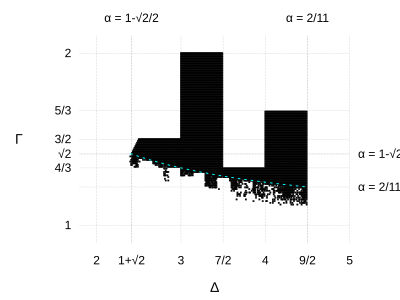

Here is the gnuplot script that generated this plot:
set terminal svg size 400,300 dynamic

set xlabel "Δ" font ",14" offset 0,0
set ylabel "Γ" font ",14" offset 0,0 rotate by 0

set tmargin
set lmargin
set bmargin
set rmargin 6

set style line 1000 dashtype 3 lw 0.5 pt 1 ps 0 lc "#aaaaaa"

set ytics ("1" 1, "2" 2, "5/3" 5./3, "3/2" 1.5, "√2" sqrt(2), "4/3" 4./3.)
set xtics ("2" 2, "1+√2" 1.+sqrt(2), "3" 3, "7/2" 3.5, "4/3" 4./3., "4" 4, "9/2" 4.5, "5" 5)

set y2tics ("α = 2/11" 11./9, "α = 1-√2/2" sqrt(2))
set x2tics ("α = 2/11"  9./2, "α = 1-√2/2" 1.+sqrt(2))

set grid ytics back ls 1000
set grid xtics back ls 1000

set grid y2tics back ls 1000
set grid x2tics back ls 1000

set border 3 front lc '#000000' lt 1 lw 0

#set style rectangle lc 0 fc rgb "#FFFF00" fs solid 0.2 noborder
#set obj rect from (9./2),(11./9) to (1.+sqrt(2)),(sqrt(2)) front

set xrange [1.8:5]
set yrange [0.9:2.1]
set y2range [0.9:2.1]

plot "wb_topdown_polytope_many.csv" using 1:2 with points axes x1y1 pt 5 ps 0.175 lc rgb "#000000" notitle, \
     "wb_topdown_polytope_many.csv" using 1:(($1+1)/$1) with lines axes x1y1 lc rgb "#00FFFF" dt 2 lw 1  notitle, \
     "wb_topdown_polytope_many.csv" using 1:2 with points axes x1y2 pt 5 ps 0.0 lc rgb "#000000" notitle
